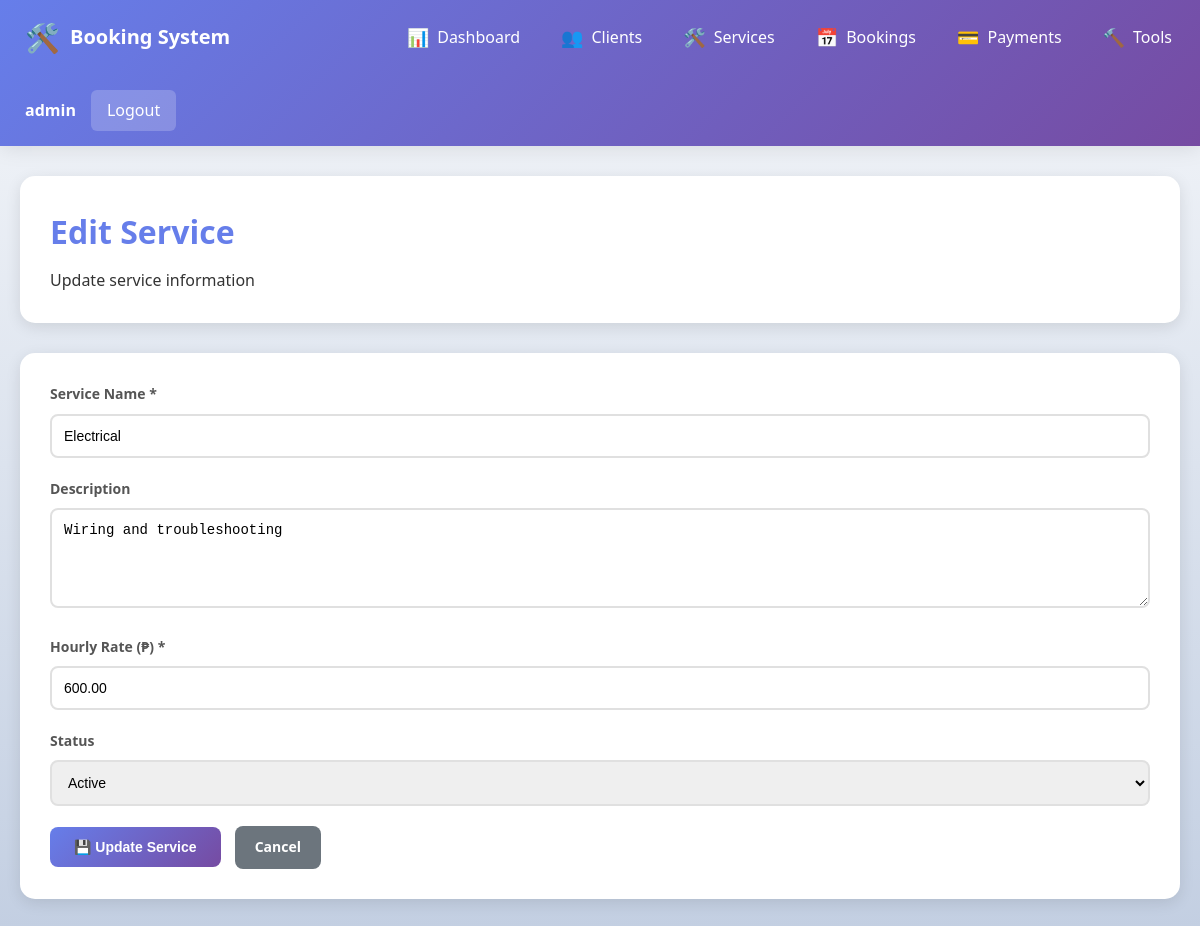
Screenshot of /pages/services_edit.php?id=2 (signed in) with the database file from the repository.
### tables this page shows
CREATE TABLE IF NOT EXISTS services (
  service_id INT AUTO_INCREMENT PRIMARY KEY,
  service_name VARCHAR(150) NOT NULL,
  description TEXT,
  hourly_rate DECIMAL(10,2) NOT NULL DEFAULT 0.00,
  is_active TINYINT(1) NOT NULL DEFAULT 1,
  created_at TIMESTAMP DEFAULT CURRENT_TIMESTAMP
);

### pages/services_edit.php (the view, shortened to what this page needs)
<?php
include "../db.php";
$service_id = $_GET['id'] ?? 0;
$result = mysqli_query($conn, "SELECT * FROM services WHERE service_id = $service_id");
$service = mysqli_fetch_assoc($result);
?>
<!DOCTYPE html>
<html lang="en">
<head>
    <link rel="stylesheet" href="../style.css">
</head>
<body>
    <?php include "../nav.php"; ?>
    <div class="container">
        <div class="page-header">
            <h1>Edit Service</h1>
            <p>Update service information</p>
        </div>
        <div class="card">
            <form method="post">
                <label>Service Name *</label>
                <input type="text" name="service_name" value="<?php echo htmlspecialchars($service['service_name']); ?>" required>
                <label>Description</label>
                <textarea name="description" rows="4"><?php echo htmlspecialchars($service['description']); ?></textarea>
                <label>Hourly Rate (₱) *</label>
                <input type="number" name="hourly_rate" step="0.01" min="0" value="<?php echo $service['hourly_rate']; ?>" required>
                <label>Status</label>
                <select name="is_active">
                    <option value="1" <?php echo $service['is_active'] == 1 ? 'selected' : ''; ?>>Active</option>
                </select>
                <button type="submit" name="update">💾 Update Service</button>
                <a href="services_list.php" class="btn" style="background: #6c757d; margin-left: 10px;">Cancel</a>
            </form>
        </div>
    </div>
</body>
</html>

### style.css (style rules this page uses)
* { box-sizing: border-box; margin: 0; padding: 0; }
:root { --primary: #667eea; --primary-dark: #5568d3; --secondary: #764ba2; --success: #28a745; --danger: #dc3545; --warning: #ffc107; --info: #17a2b8; --light: #f8f9fa; --dark: #343a40; --gray: #6c757d; --shadow: 0 4px 15px rgba(0, 0, 0, 0.1); --shadow-lg: 0 10px 30px rgba(0, 0, 0, 0.15); }
body { font-family: 'Segoe UI', Tahoma, Geneva, Verdana, sans-serif; background: linear-gradient(to bottom, #f5f7fa 0%, #c3cfe2 100%); min-height: 100vh; color: #333; line-height: 1.6; }
.container { max-width: 1200px; margin: 30px auto; padding: 0 20px; }
.page-header { background: white; padding: 30px; border-radius: 15px; box-shadow: var(--shadow); margin-bottom: 30px; }
.page-header h1 { color: var(--primary); font-size: 32px; margin-bottom: 10px; }
.btn { display: inline-block; padding: 10px 20px; background: linear-gradient(135deg, #667eea 0%, #764ba2 100%); color: white; border-radius: 8px; text-decoration: none; font-size: 14px; font-weight: 600; border: none; cursor: pointer; transition: all 0.3s ease; }
button[type="submit"] { display: inline-block; padding: 12px 24px; background: linear-gradient(135deg, #667eea 0%, #764ba2 100%); color: white; border-radius: 8px; font-size: 14px; font-weight: 600; border: none; cursor: pointer; transition: all 0.3s ease; }
.card { background: white; padding: 30px; border-radius: 15px; box-shadow: var(--shadow); margin-bottom: 20px; }
form label { display: block; margin-bottom: 8px; color: #555; font-weight: 600; font-size: 14px; }
form input[type="text"], form input[type="email"], form input[type="number"], form input[type="date"], form select, form textarea { width: 100%; padding: 12px; margin-bottom: 20px; border-radius: 8px; border: 2px solid #e0e0e0; font-size: 14px; transition: border-color 0.3s; }
form textarea { resize: vertical; min-height: 100px; }
.container > * { animation: fadeIn 0.5s ease-out; }

### rows the page displays
services: service_name "Electrical", description "Wiring and troubleshooting", hourly_rate "600.00", is_active "Active"

### other values shown
$_SESSION['username'] "admin"
